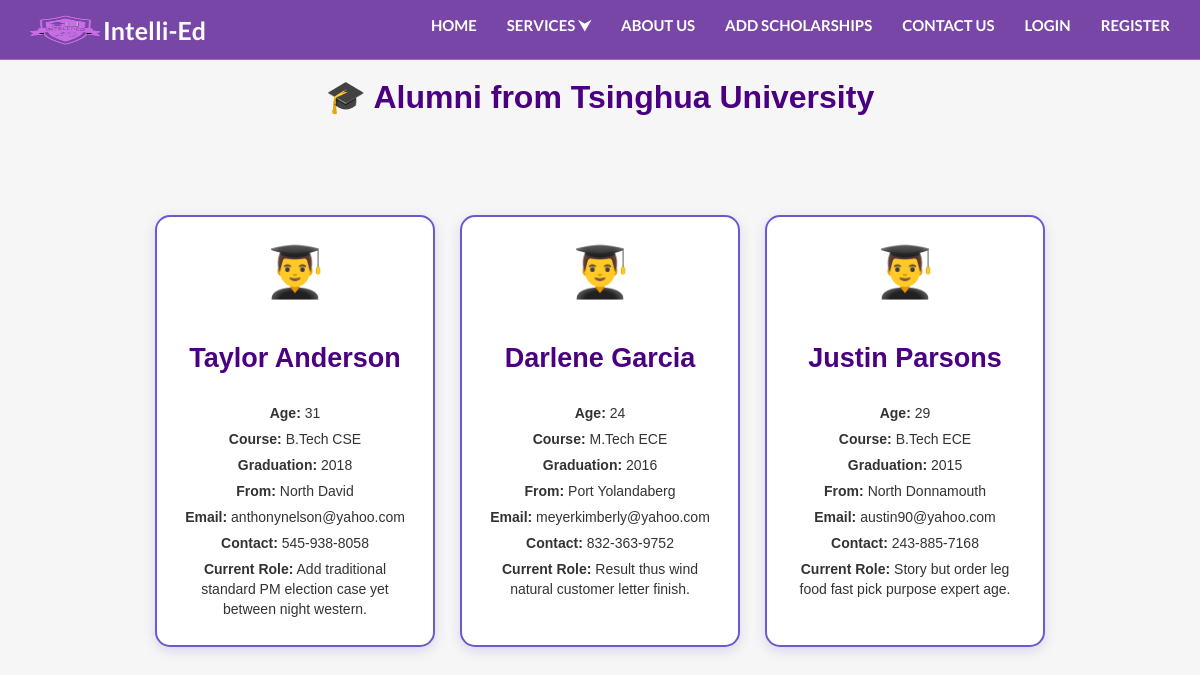
The app's page /alumnicheck.php?id=1 with its own data.
### tables this page shows
CREATE TABLE `colleges` (
  `college_id` int(11) NOT NULL,
  `name` varchar(150) NOT NULL,
  `location` varchar(150) NOT NULL,
  `description` text DEFAULT NULL,
  `fees` decimal(10,2) DEFAULT NULL,
  `courses` text DEFAULT NULL,
  `website` varchar(255) DEFAULT NULL
);

CREATE TABLE `alumni` (
  `alumni_id` int(11) NOT NULL,
  `college_id` int(11) DEFAULT NULL,
  `name` varchar(100) DEFAULT NULL,
  `age` int(11) DEFAULT NULL,
  `course_completed` varchar(100) DEFAULT NULL,
  `year_graduated` int(11) DEFAULT NULL,
  `hometown` varchar(100) DEFAULT NULL,
  `email` varchar(100) DEFAULT NULL,
  `contact_info` varchar(30) DEFAULT NULL,
  `additional_details` text DEFAULT NULL
);

### alumnicheck.php (the view, shortened to what this page needs)
<!DOCTYPE html>
<html lang="en">
<head>
    <?php include 'header.php'; ?>
</head>
<body>
<?php
$collegeId = $_GET['id'];
$conn = new mysqli("localhost", "root", "", "intelli-ed");
$collegeQuery = "SELECT name FROM colleges WHERE college_id = $collegeId";
$collegeResult = $conn->query($collegeQuery);
$collegeName = $collegeResult->fetch_assoc()['name'];
echo "<h3 class='main-heading'>🎓 Alumni from $collegeName</h3>";
$alumniQuery = "SELECT * FROM alumni WHERE college_id = $collegeId";
$alumniResult = $conn->query($alumniQuery);
if ($alumniResult->num_rows > 0) {
    echo "<div class='alumni-container'>";
    while ($row = $alumniResult->fetch_assoc()) {
        echo "<div class='alumni-card'>";
        echo "<div class='alumni-header'>👨‍🎓</div>";
        echo "<h3>" . htmlspecialchars($row['name']) . "</h3>";
        echo "<p><strong>Age:</strong> " . htmlspecialchars($row['age']) . "</p>";
        echo "<p><strong>Course:</strong> " . htmlspecialchars($row['course_completed']) . "</p>";
        echo "<p><strong>Graduation:</strong> " . htmlspecialchars($row['year_graduated']) . "</p>";
        echo "<p><strong>From:</strong> " . htmlspecialchars($row['hometown']) . "</p>";
        echo "<p><strong>Email:</strong> " . htmlspecialchars($row['email']) . "</p>";
        echo "<p><strong>Contact:</strong> " . htmlspecialchars($row['contact_info']) . "</p>";
        echo "<p><strong>Current Role:</strong> " . htmlspecialchars($row['additional_details']) . "</p>";
        echo "</div>";
    }
    echo "</div>";
} else {
    echo "<p class='no-data'>No alumni data found for this college.</p>";
}
?>
</body>
</html>

### css/s.css (style rules this page uses)
body { font-family: 'Montserrat', sans-serif; font-size: 15px; font-weight: 400; color: black; overflow-x:hidden; }
h1,h2,h3,h4,h5,h6 { margin-top: 12px; margin-bottom: 15px; font-weight: 600; color: #374050; }
h3 { font-size:27px; margin:20px 10px; padding:20px 10px; }

### alumnicheck.php (style rules this page uses)
body { font-family: Arial, sans-serif; background-color: #f6f6f6; margin: 0; padding: 0; color: #333; }
.main-heading { text-align: center; color: #4B0082; margin: 60px 0; font-size: 32px; }
.alumni-container { display: flex; flex-wrap: wrap; justify-content: center; gap: 25px; padding: 20px; max-width: 1200px; margin: auto; }
.alumni-card { background-color: #ffffff; border: 2px solid #6A5ACD; border-radius: 15px; width: 280px; padding: 20px; box-shadow: 0 4px 12px rgba(106, 90, 205, 0.2); transition: transform 0.3s ease, box-shadow 0.3s ease; text-align: center; }
.alumni-header { font-size: 50px; margin-bottom: 15px; }
.alumni-card h3 { margin: 10px 0; color: #4B0082; }
.alumni-card p { margin: 6px 0; font-size: 14px; }

### records on screen
colleges: name "Tsinghua University"
alumni: name "Taylor Anderson", age "31", course_completed "B.Tech CSE", year_graduated "2018", hometown "North David", email "anthonynelson@yahoo.com", contact_info "545-938-8058", additional_details "Add traditional standard PM election case yet between night western."
alumni: name "Darlene Garcia", age "24", course_completed "M.Tech ECE", year_graduated "2016", hometown "Port Yolandaberg", email "meyerkimberly@yahoo.com", contact_info "832-363-9752", additional_details "Result thus wind natural customer letter finish."
alumni: name "Justin Parsons", age "29", course_completed "B.Tech ECE", year_graduated "2015", hometown "North Donnamouth", email "austin90@yahoo.com", contact_info "243-885-7168", additional_details "Story but order leg food fast pick purpose expert age."
